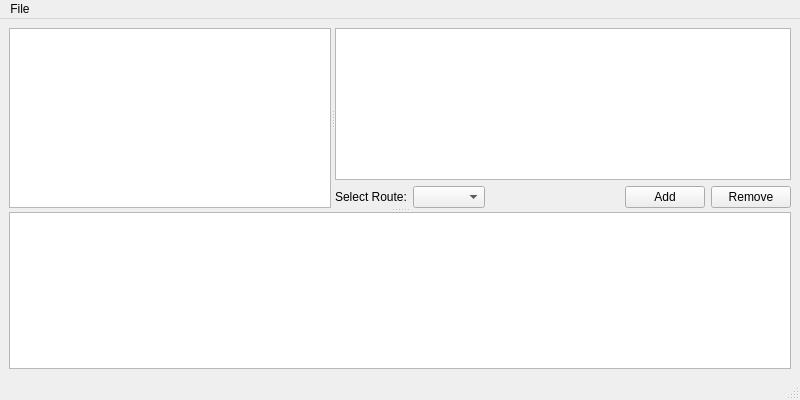
<?xml version="1.0" encoding="UTF-8"?>
<ui version="4.0">
 <class>MainWindow</class>
 <widget class="QMainWindow" name="MainWindow">
  <property name="geometry">
   <rect>
    <x>0</x>
    <y>0</y>
    <width>800</width>
    <height>400</height>
   </rect>
  </property>
  <property name="windowTitle">
   <string>MainWindow</string>
  </property>
  <widget class="QWidget" name="centralwidget">
   <layout class="QVBoxLayout" name="verticalLayout_2">
    <item>
     <widget class="QSplitter" name="splitter_2">
      <property name="orientation">
       <enum>Qt::Vertical</enum>
      </property>
      <widget class="QSplitter" name="splitter">
       <property name="orientation">
        <enum>Qt::Horizontal</enum>
       </property>
       <widget class="QTableView" name="routesView"/>
       <widget class="QWidget" name="layoutWidget">
        <layout class="QVBoxLayout" name="verticalLayout">
         <item>
          <widget class="QTableView" name="coordinatesView"/>
         </item>
         <item>
          <layout class="QHBoxLayout" name="horizontalLayout_2">
           <item>
            <layout class="QHBoxLayout" name="horizontalLayout">
             <item>
              <widget class="QLabel" name="label">
               <property name="text">
                <string>Select Route:</string>
               </property>
              </widget>
             </item>
             <item>
              <widget class="QComboBox" name="comboBox">
               <property name="sizeAdjustPolicy">
                <enum>QComboBox::AdjustToContents</enum>
               </property>
              </widget>
             </item>
            </layout>
           </item>
           <item>
            <spacer name="horizontalSpacer">
             <property name="orientation">
              <enum>Qt::Horizontal</enum>
             </property>
             <property name="sizeHint" stdset="0">
              <size>
               <width>40</width>
               <height>20</height>
              </size>
             </property>
            </spacer>
           </item>
           <item>
            <widget class="QPushButton" name="addCoordinateButton">
             <property name="text">
              <string>Add</string>
             </property>
            </widget>
           </item>
           <item>
            <widget class="QPushButton" name="removeCoordinateButton">
             <property name="text">
              <string>Remove</string>
             </property>
            </widget>
           </item>
          </layout>
         </item>
        </layout>
       </widget>
      </widget>
      <widget class="ChartPresenter" name="chartView"/>
     </widget>
    </item>
   </layout>
  </widget>
  <widget class="QMenuBar" name="menubar">
   <property name="geometry">
    <rect>
     <x>0</x>
     <y>0</y>
     <width>800</width>
     <height>22</height>
    </rect>
   </property>
   <widget class="QMenu" name="menuFile">
    <property name="title">
     <string>File</string>
    </property>
    <addaction name="actionOpen"/>
    <addaction name="actionSave"/>
    <addaction name="actionNew"/>
    <addaction name="actionDelete"/>
   </widget>
   <addaction name="menuFile"/>
  </widget>
  <widget class="QStatusBar" name="statusbar"/>
  <action name="actionOpen">
   <property name="text">
    <string>Open</string>
   </property>
   <property name="shortcut">
    <string>Ctrl+O</string>
   </property>
  </action>
  <action name="actionSave">
   <property name="text">
    <string>Save</string>
   </property>
   <property name="shortcut">
    <string>Ctrl+S</string>
   </property>
  </action>
  <action name="actionDelete">
   <property name="text">
    <string>Delete</string>
   </property>
   <property name="shortcut">
    <string>Ctrl+D</string>
   </property>
  </action>
  <action name="actionNew">
   <property name="text">
    <string>New</string>
   </property>
   <property name="shortcut">
    <string>Ctrl+N</string>
   </property>
  </action>
 </widget>
 <customwidgets>
  <customwidget>
   <class>ChartPresenter</class>
   <extends>QGraphicsView</extends>
   <header>include/ui/presenters/ChartPresenter.h</header>
  </customwidget>
 </customwidgets>
 <resources/>
 <connections/>
</ui>
